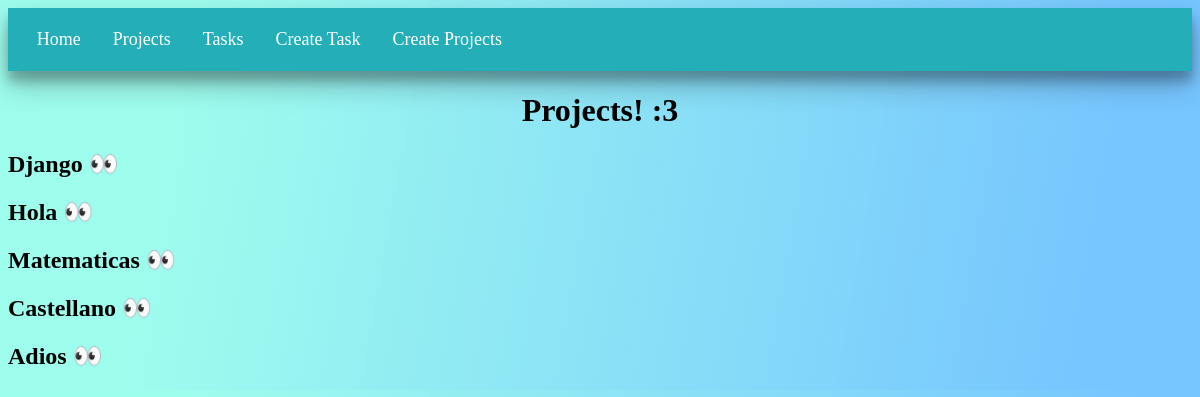
Page /projects on the earlier database version.
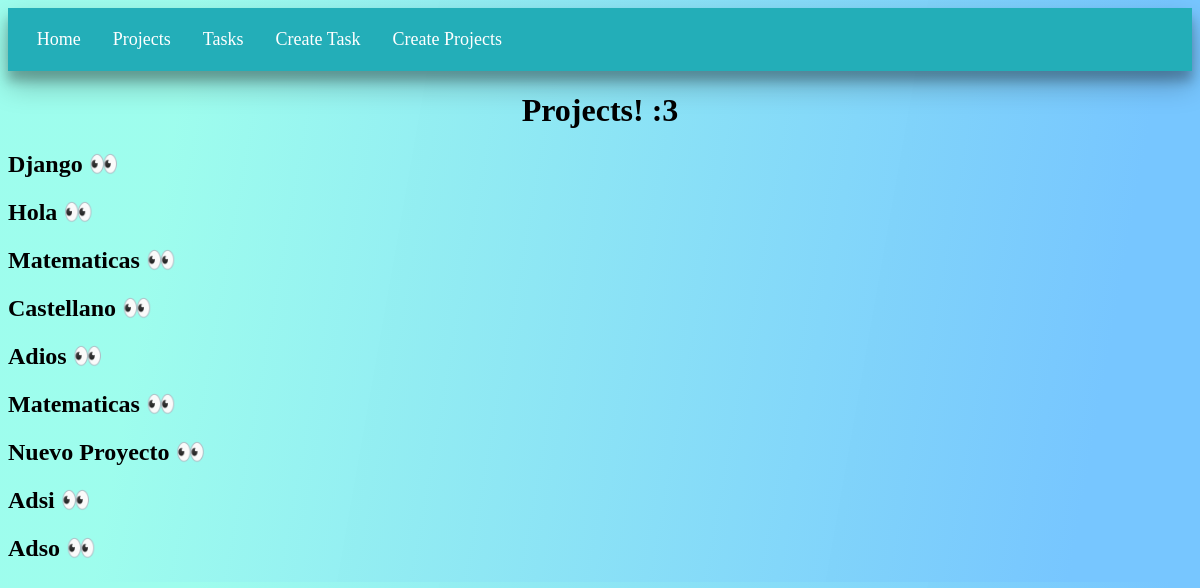
Same page on the later database version.
### myapp/models.py (models this page shows, shortened)
class Project(models.Model):
    name = models.CharField(max_length=50, help_text='Ingrese el nombre del proyecto')

### myapp/views.py (the view)
# urls.py: path('projects',views.projects, name='projects'),
def projects(request):
    title = "Projects! :3"
    projects = list(Project.objects.values())
    return render(request, 'projects/projects.html', {
        'title' : title,
        'projects' : projects
    })

### myapp/templates/projects/projects.html
{% extends 'layouts/base.html' %}
{% block content %}
<h1>{{ title }}</h1>
{% for project in projects %}
<article>
    <h2>{{ project.name }} <a href="tasks_project/{{ project.id }}"> 👀</a></h2>
</article>
{% endfor %}
{% endblock %}

Differences in the rows shown:
added Project: name "Matematicas"
added Project: name "Nuevo Proyecto"
added Project: name "Adsi"
added Project: name "Adso"
